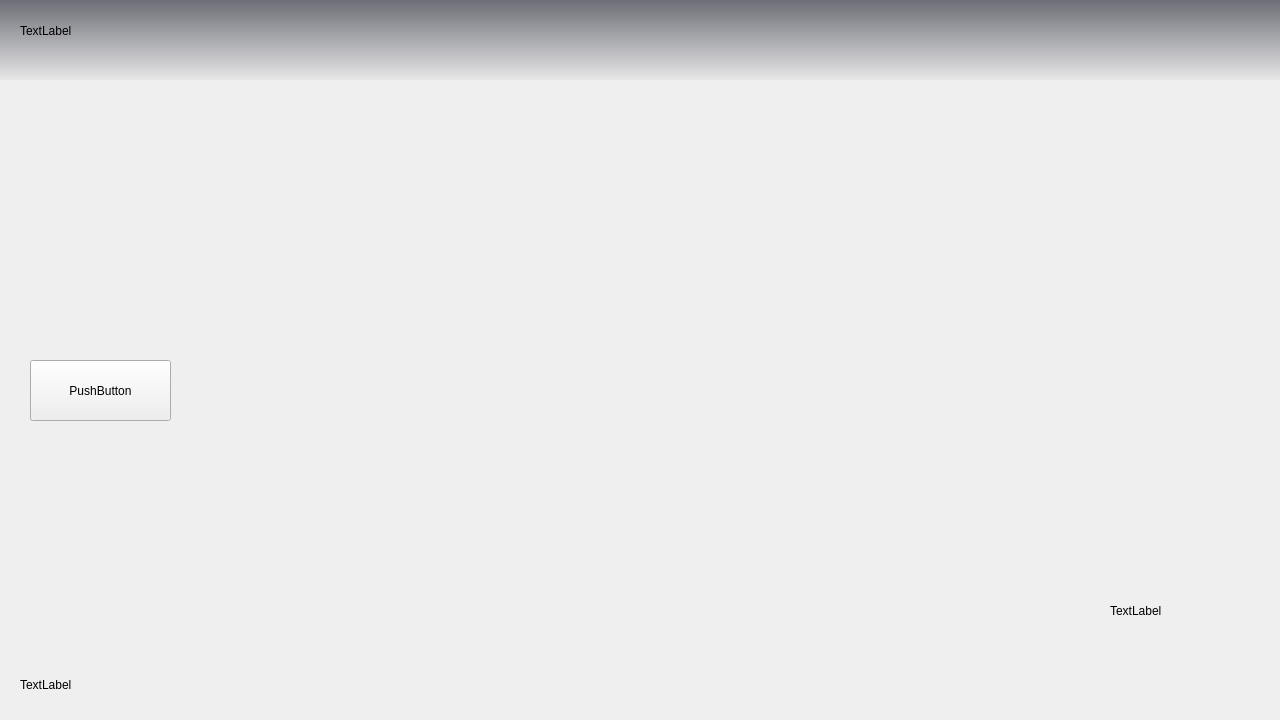
<?xml version="1.0" encoding="UTF-8"?>
<ui version="4.0">
 <class>MainWindow</class>
 <widget class="QMainWindow" name="MainWindow">
  <property name="geometry">
   <rect>
    <x>0</x>
    <y>0</y>
    <width>1280</width>
    <height>720</height>
   </rect>
  </property>
  <property name="windowTitle">
   <string>MainWindow</string>
  </property>
  <widget class="QWidget" name="centralWidget">
   <widget class="QLabel" name="lb_timer">
    <property name="geometry">
     <rect>
      <x>20</x>
      <y>10</y>
      <width>431</width>
      <height>41</height>
     </rect>
    </property>
    <property name="text">
     <string>TextLabel</string>
    </property>
   </widget>
   <widget class="QLabel" name="lb_plate">
    <property name="geometry">
     <rect>
      <x>20</x>
      <y>670</y>
      <width>261</width>
      <height>30</height>
     </rect>
    </property>
    <property name="text">
     <string>TextLabel</string>
    </property>
   </widget>
   <widget class="QLabel" name="lb_net">
    <property name="geometry">
     <rect>
      <x>1180</x>
      <y>10</y>
      <width>60</width>
      <height>48</height>
     </rect>
    </property>
    <property name="text">
     <string/>
    </property>
   </widget>
   <widget class="QLabel" name="lb_disNum">
    <property name="geometry">
     <rect>
      <x>1110</x>
      <y>530</y>
      <width>131</width>
      <height>161</height>
     </rect>
    </property>
    <property name="text">
     <string>TextLabel</string>
    </property>
   </widget>
   <widget class="QPushButton" name="bt_set">
    <property name="geometry">
     <rect>
      <x>30</x>
      <y>360</y>
      <width>141</width>
      <height>61</height>
     </rect>
    </property>
    <property name="text">
     <string>PushButton</string>
    </property>
   </widget>
   <widget class="QWidget" name="wt_head" native="true">
    <property name="geometry">
     <rect>
      <x>0</x>
      <y>0</y>
      <width>1281</width>
      <height>80</height>
     </rect>
    </property>
    <property name="styleSheet">
     <string notr="true">background-color: qlineargradient(spread:pad, x1:0, y1:0, x2:0, y2:1, stop:0 rgba(18, 20, 34, 150), stop:1 rgba(18, 20, 34, 10));</string>
    </property>
   </widget>
   <zorder>wt_head</zorder>
   <zorder>lb_plate</zorder>
   <zorder>lb_net</zorder>
   <zorder>lb_disNum</zorder>
   <zorder>bt_set</zorder>
   <zorder>lb_timer</zorder>
  </widget>
 </widget>
 <layoutdefault spacing="6" margin="11"/>
 <resources/>
 <connections/>
</ui>
